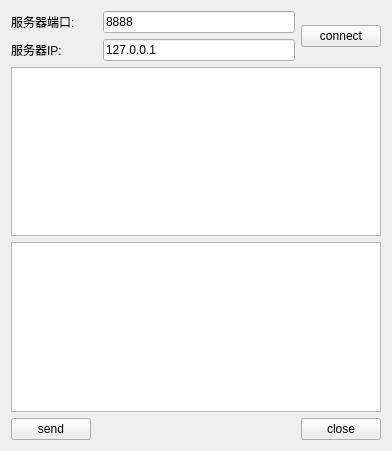
<?xml version="1.0" encoding="UTF-8"?>
<ui version="4.0">
 <class>ClientWidget</class>
 <widget class="QWidget" name="ClientWidget">
  <property name="geometry">
   <rect>
    <x>0</x>
    <y>0</y>
    <width>392</width>
    <height>451</height>
   </rect>
  </property>
  <property name="windowTitle">
   <string>Form</string>
  </property>
  <layout class="QGridLayout" name="gridLayout">
   <item row="0" column="2">
    <widget class="QLineEdit" name="lineEditport">
     <property name="text">
      <string>8888</string>
     </property>
    </widget>
   </item>
   <item row="1" column="2">
    <widget class="QLineEdit" name="lineEditIP">
     <property name="text">
      <string>127.0.0.1</string>
     </property>
    </widget>
   </item>
   <item row="4" column="0">
    <widget class="QPushButton" name="Buttonsend">
     <property name="text">
      <string>send</string>
     </property>
    </widget>
   </item>
   <item row="4" column="1" colspan="2">
    <spacer name="horizontalSpacer">
     <property name="orientation">
      <enum>Qt::Horizontal</enum>
     </property>
     <property name="sizeHint" stdset="0">
      <size>
       <width>40</width>
       <height>20</height>
      </size>
     </property>
    </spacer>
   </item>
   <item row="1" column="0" colspan="2">
    <widget class="QLabel" name="label_2">
     <property name="text">
      <string>服务器IP:</string>
     </property>
    </widget>
   </item>
   <item row="4" column="3">
    <widget class="QPushButton" name="Buttonclose">
     <property name="text">
      <string>close</string>
     </property>
    </widget>
   </item>
   <item row="2" column="0" colspan="4">
    <widget class="QTextEdit" name="textEditread">
     <property name="readOnly">
      <bool>true</bool>
     </property>
    </widget>
   </item>
   <item row="3" column="0" colspan="4">
    <widget class="QTextEdit" name="textEditwrite"/>
   </item>
   <item row="0" column="0">
    <widget class="QLabel" name="label">
     <property name="text">
      <string>服务器端口:</string>
     </property>
    </widget>
   </item>
   <item row="0" column="3" rowspan="2">
    <widget class="QPushButton" name="Buttonconnect">
     <property name="text">
      <string>connect</string>
     </property>
    </widget>
   </item>
  </layout>
 </widget>
 <resources/>
 <connections/>
</ui>
